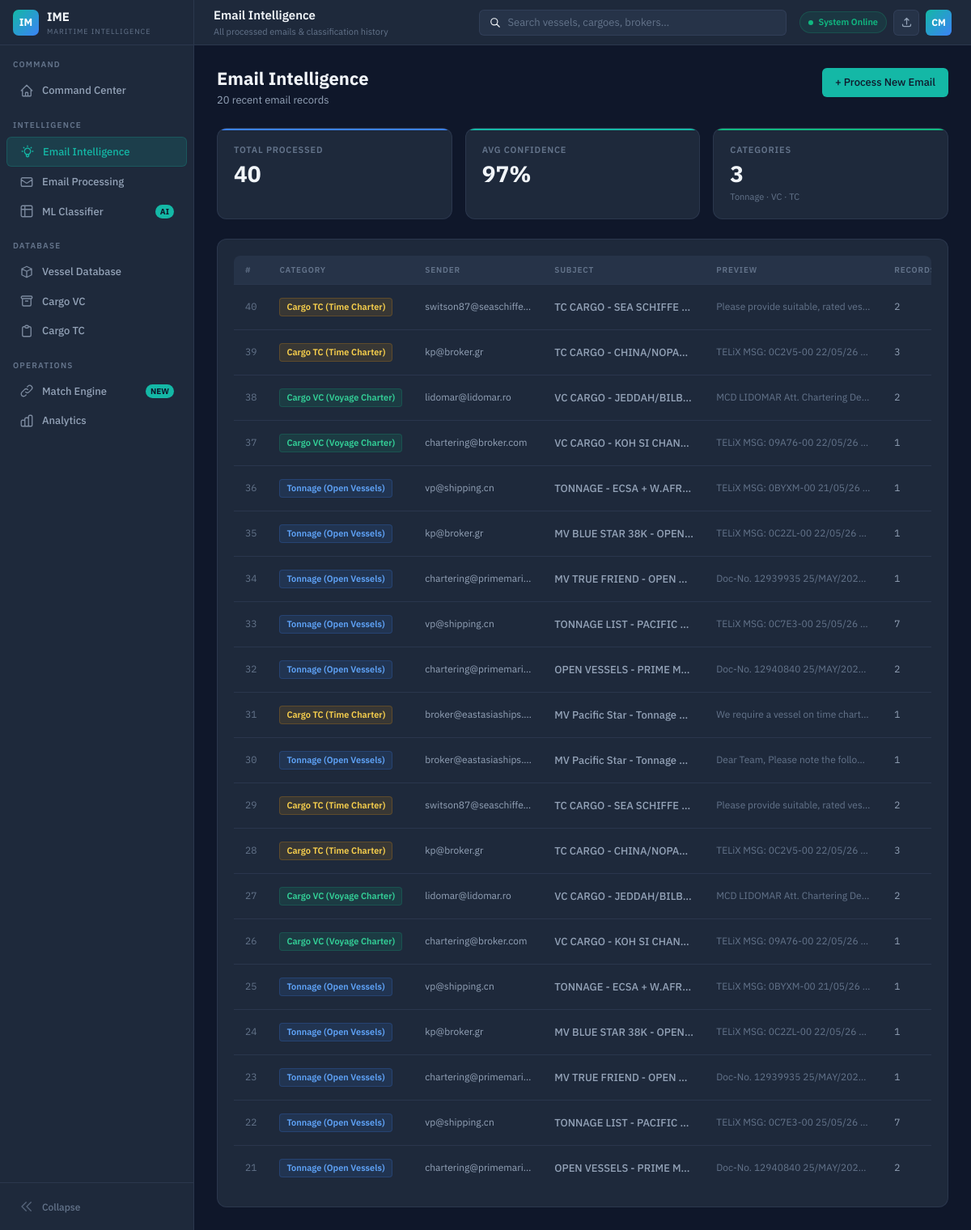
Screenshot of /email-intelligence with the database file from the repository.
### tables this page shows
CREATE TABLE emails (
            id INTEGER PRIMARY KEY AUTOINCREMENT,
            category TEXT NOT NULL,
            category_label TEXT,
            sender TEXT,
            subject TEXT,
            snippet TEXT,
            confidence INTEGER,
            record_count INTEGER,
            raw_text TEXT,
            parsed_json TEXT,
            created_at TEXT DEFAULT (datetime('now'))
        );

### app.py (the view)
@app.route('/email-intelligence')
def email_intelligence():
    stats = get_stats()
    recent = get_recent_emails(20)
    return render_template('email_intelligence.html', stats=stats, recent=recent)

### database.py (called while the page is built)
def get_conn():
    os.makedirs(os.path.dirname(DB_PATH), exist_ok=True)
    conn = sqlite3.connect(DB_PATH)
    conn.row_factory = sqlite3.Row
    return conn

def get_stats():
    conn = get_conn()
    c = conn.cursor()
    stats = {}
    for tbl in ['emails', 'tonnage', 'cargo_vc', 'cargo_tc']:
        c.execute(f'SELECT COUNT(*) FROM {tbl}')
        stats[tbl] = c.fetchone()[0]
    conn.close()
    return stats

def get_recent_emails(limit=20):
    conn = get_conn()
    c = conn.cursor()
    c.execute('''SELECT id, category, category_label, sender, subject, snippet,
                        confidence, record_count, created_at
                 FROM emails ORDER BY id DESC LIMIT ?''', (limit,))
    rows = [dict(r) for r in c.fetchall()]
    conn.close()
    return rows

### templates/email_intelligence.html (shortened to what this page needs)
{% extends "base.html" %}
{% block tb_title %}Email Intelligence{% endblock %}
{% block tb_sub %}All processed emails & classification history{% endblock %}
{% block content %}
<div class="ph">
  <div class="ph-row">
    <div><h1>Email Intelligence</h1><p>{{ recent|length }} recent email records</p></div>
    <a href="/email-processing" class="btn btn-p">+ Process New Email</a>
  </div>
</div>
<div class="kpi-grid" style="grid-template-columns:repeat(3,1fr);">
  <div class="kpi" style="--kc:#3B82F6"><div class="kpi-lbl">Total Processed</div><div class="kpi-val" data-count="{{ stats.emails }}">{{ stats.emails }}</div></div>
  <div class="kpi" style="--kc:#14B8A6"><div class="kpi-lbl">Avg Confidence</div><div class="kpi-val" id="avg-conf">—</div></div>
  <div class="kpi" style="--kc:#10B981"><div class="kpi-lbl">Categories</div><div class="kpi-val">3</div><div class="kpi-sub">Tonnage · VC · TC</div></div>
</div>
<div class="card">
  <div class="tbl-wrap">
    {% if recent %}
    <table class="tbl">
      <thead><tr><th>#</th><th>Category</th><th>Sender</th><th>Subject</th><th>Preview</th><th>Records</th><th>Confidence</th><th>Processed</th></tr></thead>
      <tbody>
      {% for e in recent %}
      <tr>
        <td class="cm" style="color:var(--t3)">{{ e.id }}</td>
        <td><span class="bdg {% if e.category=='tonnage' %}bt{% elif e.category=='cargo_vc' %}bvc{% else %}btc{% endif %}">{{ e.category_label or e.category }}</span></td>
        <td style="max-width:160px;overflow:hidden;text-overflow:ellipsis;white-space:nowrap;font-size:12px;color:var(--t2)">{{ e.sender or '—' }}</td>
        <td style="max-width:200px;overflow:hidden;text-overflow:ellipsis;white-space:nowrap;" class="cp">{{ e.subject or '—' }}</td>
        <td style="max-width:220px;overflow:hidden;text-overflow:ellipsis;white-space:nowrap;font-size:12px;color:var(--t3)">{{ e.snippet[:80] if e.snippet else '—' }}</td>
        <td class="cm">{{ e.record_count or 0 }}</td>
      </tr>
      {% endfor %}
      </tbody>
    </table>
    {% else %}
    <div class="empty"><h3>No emails processed yet</h3><p>Click <b>Load Sample Data</b> in the top bar to get started.</p></div>
    {% endif %}
  </div>
</div>
{% endblock %}

### templates/base.html (shortened to what this page needs)
<!DOCTYPE html>
<html lang="en">
<head>
</head>
<body id="body">
<nav id="sb">
  <div class="sb-logo">
    <div class="logo-m">IM</div>
    <div><div class="logo-t">IME</div><div class="logo-s">Maritime Intelligence</div></div>
  </div>
  <div style="overflow-y:auto;flex:1;padding-bottom:8px;">
    <div class="sb-lbl">Command</div>
    <a href="/" class="ni {% if request.endpoint=='index' %}active{% endif %}">
      <svg class="ni-ic" fill="none" stroke="currentColor" viewBox="0 0 24 24"><path stroke-linecap="round" stroke-linejoin="round" stroke-width="1.8" d="M3 12l2-2m0 0l7-7 7 7M5 10v10a1 1 0 001 1h3m10-11l2 2m-2-2v10a1 1 0 01-1 1h-3m-6 0a1 1 0 001-1v-4a1 1 0 011-1h2a1 1 0 011 1v4a1 1 0 001 1m-6 0h6"/></svg>
      <span class="ni-lb">Command Center</span>
    </a>
    <div class="sb-lbl">Intelligence</div>
    <a href="/email-intelligence" class="ni {% if request.endpoint=='email_intelligence' %}active{% endif %}">
      <span class="ni-lb">Email Intelligence</span>
    </a>
    <a href="/email-processing" class="ni {% if request.endpoint=='email_processing' %}active{% endif %}">
      <svg class="ni-ic" fill="none" stroke="currentColor" viewBox="0 0 24 24"><path stroke-linecap="round" stroke-linejoin="round" stroke-width="1.8" d="M3 8l7.89 5.26a2 2 0 002.22 0L21 8M5 19h14a2 2 0 002-2V7a2 2 0 00-2-2H5a2 2 0 00-2 2v10a2 2 0 002 2z"/></svg>
      <span class="ni-lb">Email Processing</span>
    </a>
    <a href="/ml-classifier" class="ni {% if request.endpoint=='ml_classifier' %}active{% endif %}">
      <svg class="ni-ic" fill="none" stroke="currentColor" viewBox="0 0 24 24"><path stroke-linecap="round" stroke-linejoin="round" stroke-width="1.8" d="M9 3H5a2 2 0 00-2 2v4m6-6h10a2 2 0 012 2v4M9 3v18m0 0h10a2 2 0 002-2V9M9 21H5a2 2 0 01-2-2V9m0 0h18"/></svg>
      <span class="ni-lb">ML Classifier</span><span class="ni-bd">AI</span>
    </a>
    <div class="sb-lbl">Database</div>
    <a href="/tonnage" class="ni {% if request.endpoint=='tonnage' %}active{% endif %}">
      <svg class="ni-ic" fill="none" stroke="currentColor" viewBox="0 0 24 24"><path stroke-linecap="round" stroke-linejoin="round" stroke-width="1.8" d="M20 7l-8-4-8 4m16 0l-8 4m8-4v10l-8 4m0-10L4 7m8 4v10M4 7v10l8 4"/></svg>
      <span class="ni-lb">Vessel Database</span>
    </a>
    <a href="/cargo-vc" class="ni {% if request.endpoint=='cargo_vc' %}active{% endif %}">
      <svg class="ni-ic" fill="none" stroke="currentColor" viewBox="0 0 24 24"><path stroke-linecap="round" stroke-linejoin="round" stroke-width="1.8" d="M5 8h14M5 8a2 2 0 110-4h14a2 2 0 110 4M5 8v10a2 2 0 002 2h10a2 2 0 002-2V8m-9 4h4"/></svg>
      <span class="ni-lb">Cargo VC</span>
    </a>
    <a href="/cargo-tc" class="ni {% if request.endpoint=='cargo_tc' %}active{% endif %}">
      <svg class="ni-ic" fill="none" stroke="currentColor" viewBox="0 0 24 24"><path stroke-linecap="round" stroke-linejoin="round" stroke-width="1.8" d="M9 5H7a2 2 0 00-2 2v12a2 2 0 002 2h10a2 2 0 002-2V7a2 2 0 00-2-2h-2M9 5a2 2 0 002 2h2a2 2 0 002-2M9 5a2 2 0 012-2h2a2 2 0 012 2"/></svg>
      <span class="ni-lb">Cargo TC</span>
    </a>
    <div class="sb-lbl">Operations</div>
    <a href="/match-engine" class="ni {% if request.endpoint=='match_engine' %}active{% endif %}">
      <svg class="ni-ic" fill="none" stroke="currentColor" viewBox="0 0 24 24"><path stroke-linecap="round" stroke-linejoin="round" stroke-width="1.8" d="M13.828 10.172a4 4 0 00-5.656 0l-4 4a4 4 0 105.656 5.656l1.102-1.101m-.758-4.899a4 4 0 005.656 0l4-4a4 4 0 00-5.656-5.656l-1.1 1.1"/></svg>
      <span class="ni-lb">Match Engine</span><span class="ni-bd">NEW</span>
    </a>
    <a href="/analytics" class="ni {% if request.endpoint=='analytics' %}active{% endif %}">
      <span class="ni-lb">Analytics</span>
    </a>
  </div>
  <div class="sb-foot">
    <button class="col-btn" onclick="toggleSB()">
      <svg id="col-ic" class="ni-ic" fill="none" stroke="currentColor" viewBox="0 0 24 24"><path stroke-linecap="round" stroke-linejoin="round" stroke-width="1.8" d="M11 19l-7-7 7-7m8 14l-7-7 7-7"/></svg>
      <span class="ni-lb" style="font-size:12px">Collapse</span>
    </button>
  </div>
</nav>
<header id="tb">
  <div><div class="tb-ttl">{% block tb_title %}IME Platform{% endblock %}</div><div class="tb-sub">{% block tb_sub %}Maritime Intelligence{% endblock %}</div></div>
  <div class="tb-search">
    <svg width="14" height="14" fill="none" stroke="currentColor" viewBox="0 0 24 24"><path stroke-linecap="round" stroke-linejoin="round" stroke-width="2" d="M21 21l-6-6m2-5a7 7 0 11-14 0 7 7 0 0114 0z"/></svg>
    <input type="text" placeholder="Search vessels, cargoes, brokers…">
  </div>
  <div class="tb-acts">
    <div class="st-pill"><span class="st-dot"></span>System Online</div>
    <div class="ic-btn" onclick="seedData()" title="Load Sample Data">
      <svg width="15" height="15" fill="none" stroke="currentColor" viewBox="0 0 24 24"><path stroke-linecap="round" stroke-linejoin="round" stroke-width="2" d="M4 16v1a3 3 0 003 3h10a3 3 0 003-3v-1m-4-8l-4-4m0 0L8 8m4-4v12"/></svg>
    </div>
    <div class="avatar">CM</div>
  </div>
</header>
<main id="mc">{% block content %}{% endblock %}</main>
</body>
</html>

### rows the page displays
emails: id "40", category_label "Cargo TC (Time Charter)", sender "switson87@seaschiffe…", subject "TC CARGO - SEA SCHIFFE…", snippet "Please provide suitable, rated ves…", record_count "2"
emails: id "39", category_label "Cargo TC (Time Charter)", sender "kp@broker.gr", subject "TC CARGO - CHINA/NOPA…", snippet "TELiX MSG: 0C2V5-00 22/05/26…", record_count "3"
emails: id "38", category_label "Cargo VC (Voyage Charter)", sender "lidomar@lidomar.ro", subject "VC CARGO - JEDDAH/BILB…", snippet "MCD LIDOMAR Att. Chartering De…", record_count "2"
emails: id "37", category_label "Cargo VC (Voyage Charter)", sender "chartering@broker.com", subject "VC CARGO - KOH SI CHAN…", snippet "TELiX MSG: 09A76-00 22/05/26…", record_count "1"
emails: id "36", category_label "Tonnage (Open Vessels)", sender "vp@shipping.cn", subject "TONNAGE - ECSA + W.AFR…", snippet "TELiX MSG: 0BYXM-00 21/05/26…", record_count "1"
emails: id "35", category_label "Tonnage (Open Vessels)", sender "kp@broker.gr", subject "MV BLUE STAR 38K - OPEN…", snippet "TELiX MSG: 0C2ZL-00 22/05/26…", record_count "1"
emails: id "34", category_label "Tonnage (Open Vessels)", sender "chartering@primemari…", subject "MV TRUE FRIEND - OPEN…", snippet "Doc-No. 12939935 25/MAY/202…", record_count "1"
emails: id "33", category_label "Tonnage (Open Vessels)", sender "vp@shipping.cn", subject "TONNAGE LIST - PACIFIC…", snippet "TELiX MSG: 0C7E3-00 25/05/26…", record_count "7"
emails: id "32", category_label "Tonnage (Open Vessels)", sender "chartering@primemari…", subject "OPEN VESSELS - PRIME M…", snippet "Doc-No. 12940840 25/MAY/202…", record_count "2"
emails: id "31", category_label "Cargo TC (Time Charter)", sender "broker@eastasiaships.…", subject "MV Pacific Star - Tonnage…", snippet "We require a vessel on time chart…", record_count "1"
emails: id "30", category_label "Tonnage (Open Vessels)", sender "broker@eastasiaships.…", subject "MV Pacific Star - Tonnage…", snippet "Dear Team, Please note the follo…", record_count "1"
emails: id "29", category_label "Cargo TC (Time Charter)", sender "switson87@seaschiffe…", subject "TC CARGO - SEA SCHIFFE…", snippet "Please provide suitable, rated ves…", record_count "2"
emails: id "28", category_label "Cargo TC (Time Charter)", sender "kp@broker.gr", subject "TC CARGO - CHINA/NOPA…", snippet "TELiX MSG: 0C2V5-00 22/05/26…", record_count "3"
emails: id "27", category_label "Cargo VC (Voyage Charter)", sender "lidomar@lidomar.ro", subject "VC CARGO - JEDDAH/BILB…", snippet "MCD LIDOMAR Att. Chartering De…", record_count "2"
emails: id "26", category_label "Cargo VC (Voyage Charter)", sender "chartering@broker.com", subject "VC CARGO - KOH SI CHAN…", snippet "TELiX MSG: 09A76-00 22/05/26…", record_count "1"
emails: id "25", category_label "Tonnage (Open Vessels)", sender "vp@shipping.cn", subject "TONNAGE - ECSA + W.AFR…", snippet "TELiX MSG: 0BYXM-00 21/05/26…", record_count "1"
emails: id "24", category_label "Tonnage (Open Vessels)", sender "kp@broker.gr", subject "MV BLUE STAR 38K - OPEN…", snippet "TELiX MSG: 0C2ZL-00 22/05/26…", record_count "1"
emails: id "23", category_label "Tonnage (Open Vessels)", sender "chartering@primemari…", subject "MV TRUE FRIEND - OPEN…", snippet "Doc-No. 12939935 25/MAY/202…", record_count "1"
emails: id "22", category_label "Tonnage (Open Vessels)", sender "vp@shipping.cn", subject "TONNAGE LIST - PACIFIC…", snippet "TELiX MSG: 0C7E3-00 25/05/26…", record_count "7"
emails: id "21", category_label "Tonnage (Open Vessels)", sender "chartering@primemari…", subject "OPEN VESSELS - PRIME M…", snippet "Doc-No. 12940840 25/MAY/202…", record_count "2"

### other values shown
{{ recent|length }} "20"
{{ stats.emails }} "40"
